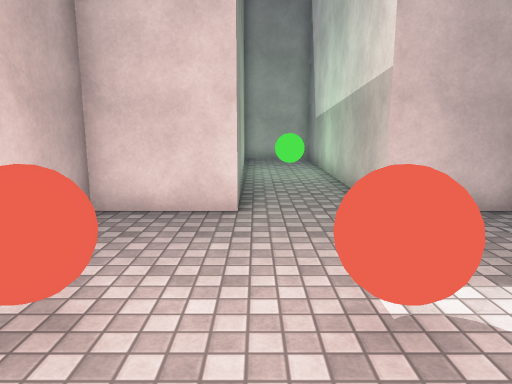
View 1 (above)

14 first-person views from a walk through a scene from a Unity 3-D project. The camera is 1.5 m above the floor, tilts 10° down and sees 70° across. The floor is counted in squares, 1 m on a side. Each view is taken from the middle of a square. On the plan, view 1 faces up. The plan holds only what a view shows up to about 16 squares ahead; the rest is blank. The place goes on beyond the plan. The player is left out. Surface patterns are stand-ins for the level's own textures.

View 2
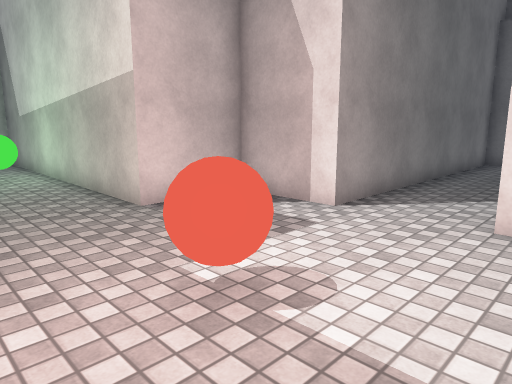

View 3
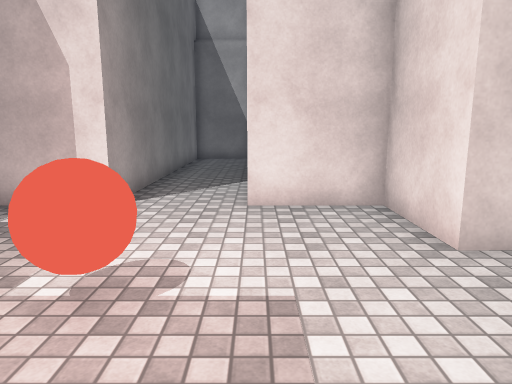

View 4
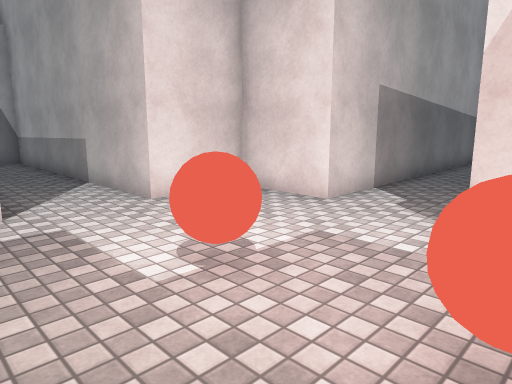

View 5
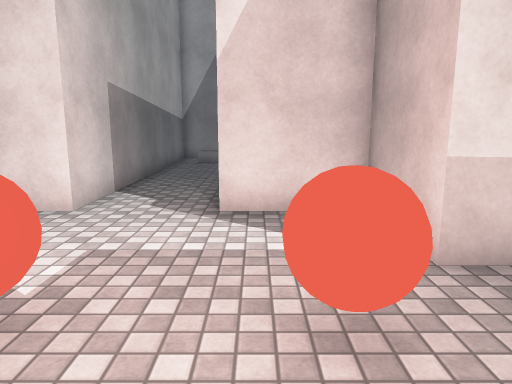

View 6
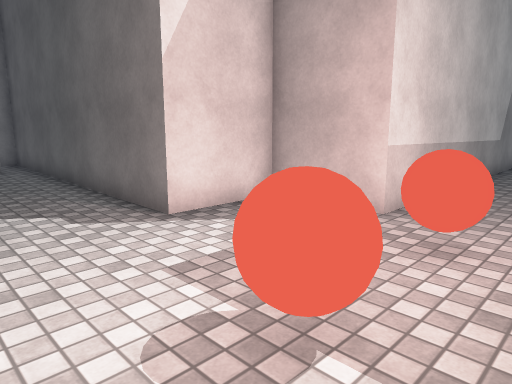

View 7
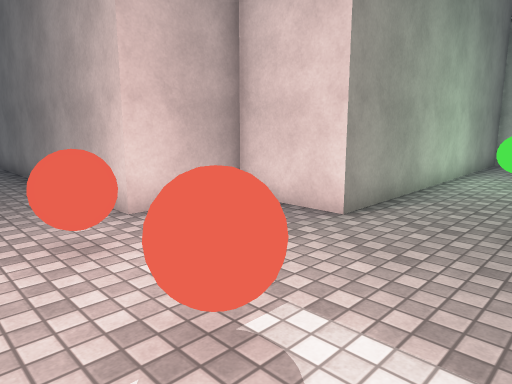

View 8
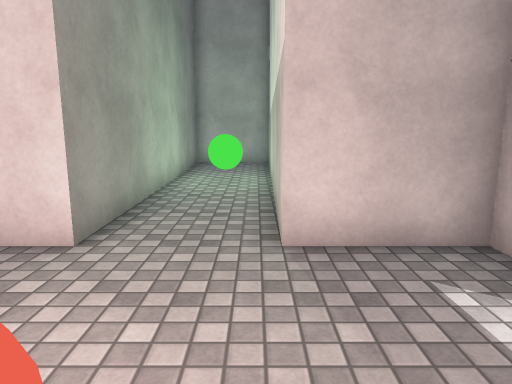

View 9
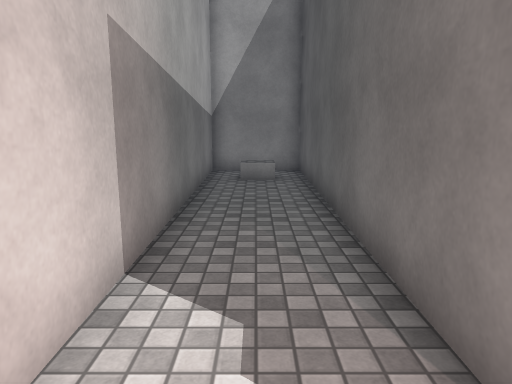

View 10
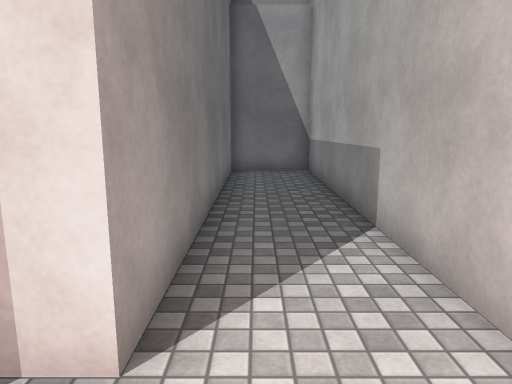

View 11
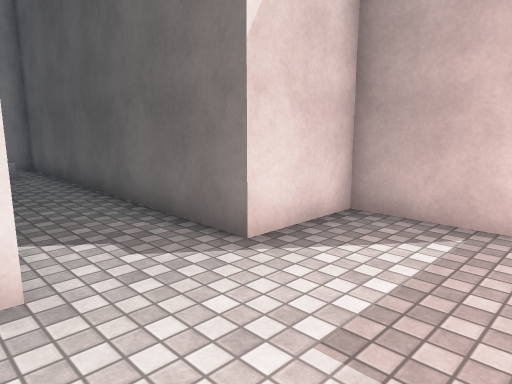

View 12
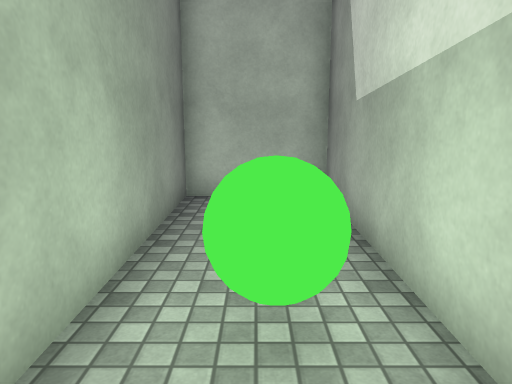

View 13
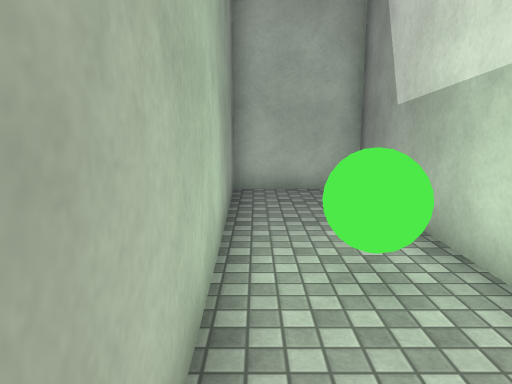

View 14
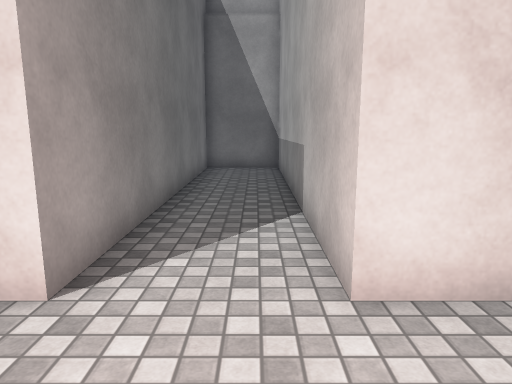

### Floor plan
Ten units are one square. View 1 is at (0, 0); x grows to the right and y downward. Boxes are objects, and circles mark ways between rooms. Rooms are numbered by the first view taken in them; rooms with no view inside come last. Other rooms are left out.
<svg viewBox="-61 -185 224 320">
<path fill="none" stroke="#000" d="M23 15 50 15 50 -12 158 -11 158 -39 50 -38 50 -65 23 -65 24 -85M-3 -85 -3 -65 -30 -65 -30 -38 -55 -38M-56 -12 -30 -12 -30 15 -3 15M24 -85 26 -180 -5 -180 -3 -85M-3 15 -6 130 25 130 23 15"/>
<rect x="-25" y="-35" width="20" height="20" fill="#bbb"><title>red ball</title></rect>
<rect x="5" y="-35" width="10" height="20" fill="#bbb"><title>red ball</title></rect>
<rect x="5" y="-135" width="10" height="20" fill="#bbb"><title>green ball</title></rect>
<circle cx="10" cy="-75" r="3" fill="#2a7"/>
<circle cx="10" cy="25" r="3" fill="#2a7"/>
<text x="30" y="-30">1</text>
<text x="10" y="-130">2</text>
<text x="10" y="80">3</text>
</svg>
Room 1 opens to room 2. Room 1 opens to room 3.

Where each view was taken, in squares from view 1:
view 1: 0 up, 0 right, facing up
view 2: 0 up, 1 left, facing up-right
view 3: 1 up, 2 left, facing right
view 4: 5 up, 2 left, facing down-right
view 5: 5 up, 1 left, facing down
view 6: 4 up, 3 right, facing down-left
view 7: 1 up, 3 right, facing up-left
view 8: 2 up, 2 right, facing up
view 9: 0 up, 1 right, facing down
view 10: 3 up, 3 right, facing right
view 11: 2 up, 3 right, facing down-left
view 12: 10 up, 1 right, facing up
view 13: 9 up, 0 right, facing up
view 14: 2 up, 2 right, facing right
